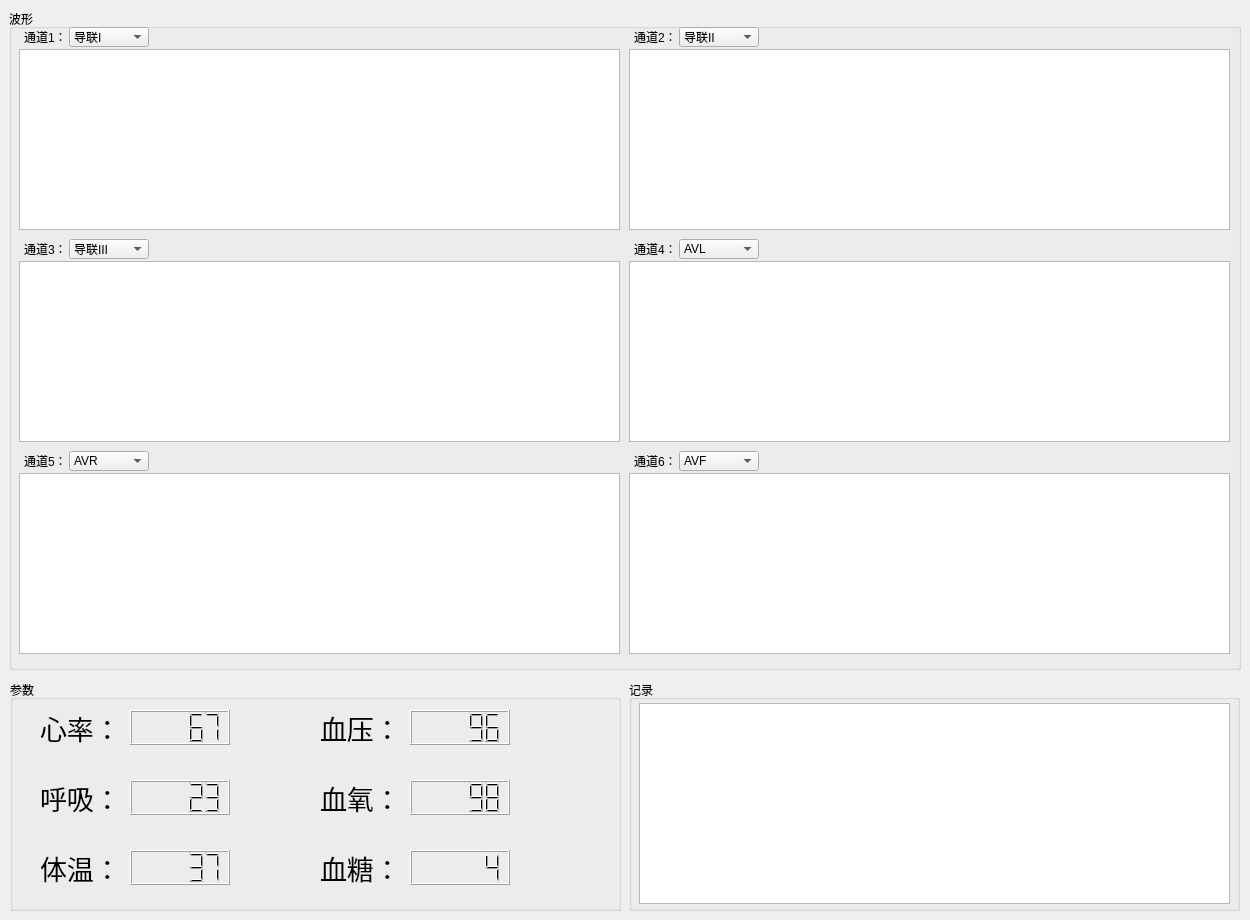
<?xml version="1.0" encoding="UTF-8"?>
<ui version="4.0">
 <class>Display</class>
 <widget class="QDialog" name="Display">
  <property name="geometry">
   <rect>
    <x>0</x>
    <y>0</y>
    <width>1250</width>
    <height>920</height>
   </rect>
  </property>
  <property name="windowTitle">
   <string>Dialog</string>
  </property>
  <widget class="QGroupBox" name="groupBox">
   <property name="geometry">
    <rect>
     <x>9</x>
     <y>9</y>
     <width>1232</width>
     <height>661</height>
    </rect>
   </property>
   <property name="title">
    <string>波形</string>
   </property>
   <widget class="QGraphicsView" name="graphicsView">
    <property name="geometry">
     <rect>
      <x>10</x>
      <y>40</y>
      <width>601</width>
      <height>181</height>
     </rect>
    </property>
   </widget>
   <widget class="QGraphicsView" name="graphicsView_2">
    <property name="geometry">
     <rect>
      <x>620</x>
      <y>40</y>
      <width>601</width>
      <height>181</height>
     </rect>
    </property>
   </widget>
   <widget class="QGraphicsView" name="graphicsView_3">
    <property name="geometry">
     <rect>
      <x>10</x>
      <y>252</y>
      <width>601</width>
      <height>181</height>
     </rect>
    </property>
   </widget>
   <widget class="QGraphicsView" name="graphicsView_4">
    <property name="geometry">
     <rect>
      <x>620</x>
      <y>252</y>
      <width>601</width>
      <height>181</height>
     </rect>
    </property>
   </widget>
   <widget class="QGraphicsView" name="graphicsView_5">
    <property name="geometry">
     <rect>
      <x>10</x>
      <y>464</y>
      <width>601</width>
      <height>181</height>
     </rect>
    </property>
   </widget>
   <widget class="QGraphicsView" name="graphicsView_6">
    <property name="geometry">
     <rect>
      <x>620</x>
      <y>464</y>
      <width>601</width>
      <height>181</height>
     </rect>
    </property>
   </widget>
   <widget class="QLabel" name="label">
    <property name="geometry">
     <rect>
      <x>15</x>
      <y>18</y>
      <width>40</width>
      <height>20</height>
     </rect>
    </property>
    <property name="text">
     <string>通道1：</string>
    </property>
   </widget>
   <widget class="QLabel" name="label_2">
    <property name="geometry">
     <rect>
      <x>625</x>
      <y>18</y>
      <width>40</width>
      <height>20</height>
     </rect>
    </property>
    <property name="text">
     <string>通道2：</string>
    </property>
   </widget>
   <widget class="QLabel" name="label_3">
    <property name="geometry">
     <rect>
      <x>15</x>
      <y>230</y>
      <width>40</width>
      <height>20</height>
     </rect>
    </property>
    <property name="text">
     <string>通道3：</string>
    </property>
   </widget>
   <widget class="QLabel" name="label_4">
    <property name="geometry">
     <rect>
      <x>625</x>
      <y>230</y>
      <width>40</width>
      <height>20</height>
     </rect>
    </property>
    <property name="text">
     <string>通道4：</string>
    </property>
   </widget>
   <widget class="QLabel" name="label_5">
    <property name="geometry">
     <rect>
      <x>15</x>
      <y>442</y>
      <width>40</width>
      <height>20</height>
     </rect>
    </property>
    <property name="text">
     <string>通道5：</string>
    </property>
   </widget>
   <widget class="QLabel" name="label_6">
    <property name="geometry">
     <rect>
      <x>625</x>
      <y>442</y>
      <width>40</width>
      <height>20</height>
     </rect>
    </property>
    <property name="text">
     <string>通道6：</string>
    </property>
   </widget>
   <widget class="QComboBox" name="comboBox">
    <property name="geometry">
     <rect>
      <x>60</x>
      <y>18</y>
      <width>80</width>
      <height>20</height>
     </rect>
    </property>
    <property name="maxVisibleItems">
     <number>12</number>
    </property>
    <item>
     <property name="text">
      <string>导联I</string>
     </property>
    </item>
    <item>
     <property name="text">
      <string>导联II</string>
     </property>
    </item>
    <item>
     <property name="text">
      <string>导联III</string>
     </property>
    </item>
    <item>
     <property name="text">
      <string>AVL</string>
     </property>
    </item>
    <item>
     <property name="text">
      <string>AVR</string>
     </property>
    </item>
    <item>
     <property name="text">
      <string>AVF</string>
     </property>
    </item>
    <item>
     <property name="text">
      <string>V1</string>
     </property>
    </item>
    <item>
     <property name="text">
      <string>V2</string>
     </property>
    </item>
    <item>
     <property name="text">
      <string>V3</string>
     </property>
    </item>
    <item>
     <property name="text">
      <string>V4</string>
     </property>
    </item>
    <item>
     <property name="text">
      <string>V5</string>
     </property>
    </item>
    <item>
     <property name="text">
      <string>V6</string>
     </property>
    </item>
   </widget>
   <widget class="QComboBox" name="comboBox_2">
    <property name="geometry">
     <rect>
      <x>670</x>
      <y>18</y>
      <width>80</width>
      <height>20</height>
     </rect>
    </property>
    <property name="currentIndex">
     <number>1</number>
    </property>
    <property name="maxVisibleItems">
     <number>12</number>
    </property>
    <item>
     <property name="text">
      <string>导联I</string>
     </property>
    </item>
    <item>
     <property name="text">
      <string>导联II</string>
     </property>
    </item>
    <item>
     <property name="text">
      <string>导联III</string>
     </property>
    </item>
    <item>
     <property name="text">
      <string>AVL</string>
     </property>
    </item>
    <item>
     <property name="text">
      <string>AVR</string>
     </property>
    </item>
    <item>
     <property name="text">
      <string>AVF</string>
     </property>
    </item>
    <item>
     <property name="text">
      <string>V1</string>
     </property>
    </item>
    <item>
     <property name="text">
      <string>V2</string>
     </property>
    </item>
    <item>
     <property name="text">
      <string>V3</string>
     </property>
    </item>
    <item>
     <property name="text">
      <string>V4</string>
     </property>
    </item>
    <item>
     <property name="text">
      <string>V5</string>
     </property>
    </item>
    <item>
     <property name="text">
      <string>V6</string>
     </property>
    </item>
   </widget>
   <widget class="QComboBox" name="comboBox_3">
    <property name="geometry">
     <rect>
      <x>60</x>
      <y>230</y>
      <width>80</width>
      <height>20</height>
     </rect>
    </property>
    <property name="currentIndex">
     <number>2</number>
    </property>
    <property name="maxVisibleItems">
     <number>12</number>
    </property>
    <item>
     <property name="text">
      <string>导联I</string>
     </property>
    </item>
    <item>
     <property name="text">
      <string>导联II</string>
     </property>
    </item>
    <item>
     <property name="text">
      <string>导联III</string>
     </property>
    </item>
    <item>
     <property name="text">
      <string>AVL</string>
     </property>
    </item>
    <item>
     <property name="text">
      <string>AVR</string>
     </property>
    </item>
    <item>
     <property name="text">
      <string>AVF</string>
     </property>
    </item>
    <item>
     <property name="text">
      <string>V1</string>
     </property>
    </item>
    <item>
     <property name="text">
      <string>V2</string>
     </property>
    </item>
    <item>
     <property name="text">
      <string>V3</string>
     </property>
    </item>
    <item>
     <property name="text">
      <string>V4</string>
     </property>
    </item>
    <item>
     <property name="text">
      <string>V5</string>
     </property>
    </item>
    <item>
     <property name="text">
      <string>V6</string>
     </property>
    </item>
   </widget>
   <widget class="QComboBox" name="comboBox_4">
    <property name="geometry">
     <rect>
      <x>670</x>
      <y>230</y>
      <width>80</width>
      <height>20</height>
     </rect>
    </property>
    <property name="currentIndex">
     <number>3</number>
    </property>
    <property name="maxVisibleItems">
     <number>12</number>
    </property>
    <item>
     <property name="text">
      <string>导联I</string>
     </property>
    </item>
    <item>
     <property name="text">
      <string>导联II</string>
     </property>
    </item>
    <item>
     <property name="text">
      <string>导联III</string>
     </property>
    </item>
    <item>
     <property name="text">
      <string>AVL</string>
     </property>
    </item>
    <item>
     <property name="text">
      <string>AVR</string>
     </property>
    </item>
    <item>
     <property name="text">
      <string>AVF</string>
     </property>
    </item>
    <item>
     <property name="text">
      <string>V1</string>
     </property>
    </item>
    <item>
     <property name="text">
      <string>V2</string>
     </property>
    </item>
    <item>
     <property name="text">
      <string>V3</string>
     </property>
    </item>
    <item>
     <property name="text">
      <string>V4</string>
     </property>
    </item>
    <item>
     <property name="text">
      <string>V5</string>
     </property>
    </item>
    <item>
     <property name="text">
      <string>V6</string>
     </property>
    </item>
   </widget>
   <widget class="QComboBox" name="comboBox_5">
    <property name="geometry">
     <rect>
      <x>60</x>
      <y>442</y>
      <width>80</width>
      <height>20</height>
     </rect>
    </property>
    <property name="currentIndex">
     <number>4</number>
    </property>
    <property name="maxVisibleItems">
     <number>12</number>
    </property>
    <item>
     <property name="text">
      <string>导联I</string>
     </property>
    </item>
    <item>
     <property name="text">
      <string>导联II</string>
     </property>
    </item>
    <item>
     <property name="text">
      <string>导联III</string>
     </property>
    </item>
    <item>
     <property name="text">
      <string>AVL</string>
     </property>
    </item>
    <item>
     <property name="text">
      <string>AVR</string>
     </property>
    </item>
    <item>
     <property name="text">
      <string>AVF</string>
     </property>
    </item>
    <item>
     <property name="text">
      <string>V1</string>
     </property>
    </item>
    <item>
     <property name="text">
      <string>V2</string>
     </property>
    </item>
    <item>
     <property name="text">
      <string>V3</string>
     </property>
    </item>
    <item>
     <property name="text">
      <string>V4</string>
     </property>
    </item>
    <item>
     <property name="text">
      <string>V5</string>
     </property>
    </item>
    <item>
     <property name="text">
      <string>V6</string>
     </property>
    </item>
   </widget>
   <widget class="QComboBox" name="comboBox_6">
    <property name="geometry">
     <rect>
      <x>670</x>
      <y>442</y>
      <width>80</width>
      <height>20</height>
     </rect>
    </property>
    <property name="currentIndex">
     <number>5</number>
    </property>
    <property name="maxVisibleItems">
     <number>12</number>
    </property>
    <item>
     <property name="text">
      <string>导联I</string>
     </property>
    </item>
    <item>
     <property name="text">
      <string>导联II</string>
     </property>
    </item>
    <item>
     <property name="text">
      <string>导联III</string>
     </property>
    </item>
    <item>
     <property name="text">
      <string>AVL</string>
     </property>
    </item>
    <item>
     <property name="text">
      <string>AVR</string>
     </property>
    </item>
    <item>
     <property name="text">
      <string>AVF</string>
     </property>
    </item>
    <item>
     <property name="text">
      <string>V1</string>
     </property>
    </item>
    <item>
     <property name="text">
      <string>V2</string>
     </property>
    </item>
    <item>
     <property name="text">
      <string>V3</string>
     </property>
    </item>
    <item>
     <property name="text">
      <string>V4</string>
     </property>
    </item>
    <item>
     <property name="text">
      <string>V5</string>
     </property>
    </item>
    <item>
     <property name="text">
      <string>V6</string>
     </property>
    </item>
   </widget>
  </widget>
  <widget class="QGroupBox" name="groupBox_2">
   <property name="geometry">
    <rect>
     <x>10</x>
     <y>680</y>
     <width>611</width>
     <height>231</height>
    </rect>
   </property>
   <property name="title">
    <string>参数</string>
   </property>
   <widget class="QLabel" name="label_7">
    <property name="geometry">
     <rect>
      <x>30</x>
      <y>30</y>
      <width>70</width>
      <height>35</height>
     </rect>
    </property>
    <property name="font">
     <font>
      <pointsize>20</pointsize>
     </font>
    </property>
    <property name="text">
     <string>心率：</string>
    </property>
   </widget>
   <widget class="QLabel" name="label_8">
    <property name="geometry">
     <rect>
      <x>30</x>
      <y>100</y>
      <width>70</width>
      <height>35</height>
     </rect>
    </property>
    <property name="font">
     <font>
      <pointsize>20</pointsize>
     </font>
    </property>
    <property name="text">
     <string>呼吸：</string>
    </property>
   </widget>
   <widget class="QLabel" name="label_9">
    <property name="geometry">
     <rect>
      <x>30</x>
      <y>170</y>
      <width>70</width>
      <height>35</height>
     </rect>
    </property>
    <property name="font">
     <font>
      <pointsize>20</pointsize>
     </font>
    </property>
    <property name="text">
     <string>体温：</string>
    </property>
   </widget>
   <widget class="QLabel" name="label_10">
    <property name="geometry">
     <rect>
      <x>310</x>
      <y>30</y>
      <width>70</width>
      <height>35</height>
     </rect>
    </property>
    <property name="font">
     <font>
      <pointsize>20</pointsize>
     </font>
    </property>
    <property name="text">
     <string>血压：</string>
    </property>
   </widget>
   <widget class="QLabel" name="label_11">
    <property name="geometry">
     <rect>
      <x>310</x>
      <y>100</y>
      <width>70</width>
      <height>35</height>
     </rect>
    </property>
    <property name="font">
     <font>
      <pointsize>20</pointsize>
     </font>
    </property>
    <property name="text">
     <string>血氧：</string>
    </property>
   </widget>
   <widget class="QLabel" name="label_12">
    <property name="geometry">
     <rect>
      <x>310</x>
      <y>170</y>
      <width>70</width>
      <height>35</height>
     </rect>
    </property>
    <property name="font">
     <font>
      <pointsize>20</pointsize>
     </font>
    </property>
    <property name="text">
     <string>血糖：</string>
    </property>
   </widget>
   <widget class="QLCDNumber" name="lcdNumber">
    <property name="geometry">
     <rect>
      <x>120</x>
      <y>30</y>
      <width>100</width>
      <height>35</height>
     </rect>
    </property>
    <property name="intValue" stdset="0">
     <number>67</number>
    </property>
   </widget>
   <widget class="QLCDNumber" name="lcdNumber_2">
    <property name="geometry">
     <rect>
      <x>120</x>
      <y>100</y>
      <width>100</width>
      <height>35</height>
     </rect>
    </property>
    <property name="intValue" stdset="0">
     <number>23</number>
    </property>
   </widget>
   <widget class="QLCDNumber" name="lcdNumber_3">
    <property name="geometry">
     <rect>
      <x>120</x>
      <y>170</y>
      <width>100</width>
      <height>35</height>
     </rect>
    </property>
    <property name="intValue" stdset="0">
     <number>37</number>
    </property>
   </widget>
   <widget class="QLCDNumber" name="lcdNumber_4">
    <property name="geometry">
     <rect>
      <x>400</x>
      <y>30</y>
      <width>100</width>
      <height>35</height>
     </rect>
    </property>
    <property name="intValue" stdset="0">
     <number>96</number>
    </property>
   </widget>
   <widget class="QLCDNumber" name="lcdNumber_5">
    <property name="geometry">
     <rect>
      <x>400</x>
      <y>100</y>
      <width>100</width>
      <height>35</height>
     </rect>
    </property>
    <property name="intValue" stdset="0">
     <number>98</number>
    </property>
   </widget>
   <widget class="QLCDNumber" name="lcdNumber_6">
    <property name="geometry">
     <rect>
      <x>400</x>
      <y>170</y>
      <width>100</width>
      <height>35</height>
     </rect>
    </property>
    <property name="value" stdset="0">
     <double>4.200000000000000</double>
    </property>
    <property name="intValue" stdset="0">
     <number>4</number>
    </property>
   </widget>
  </widget>
  <widget class="QGroupBox" name="groupBox_3">
   <property name="geometry">
    <rect>
     <x>629</x>
     <y>680</y>
     <width>611</width>
     <height>231</height>
    </rect>
   </property>
   <property name="title">
    <string>记录</string>
   </property>
   <widget class="QTextEdit" name="textEdit">
    <property name="geometry">
     <rect>
      <x>10</x>
      <y>23</y>
      <width>591</width>
      <height>201</height>
     </rect>
    </property>
   </widget>
  </widget>
 </widget>
 <resources/>
 <connections/>
</ui>
